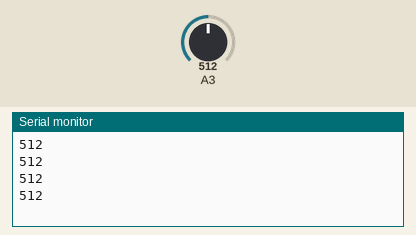
A sketch run on a simulated Arduino Uno, built with avr-gcc and run on an emulated ATmega328P. Shown: the last lines printed to the serial monitor. The inputs (shaded band) are chosen by the test bench; at power-on: A3 = 512.

Above: at 1.2 s.
1.3 s: A3 set to 716
At 1.71 s:
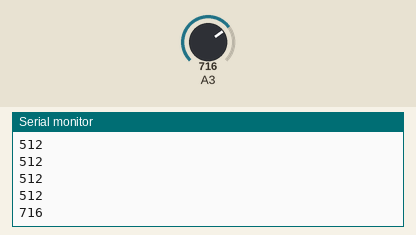
2.8 s: A3 set to 900
At 2.91 s:
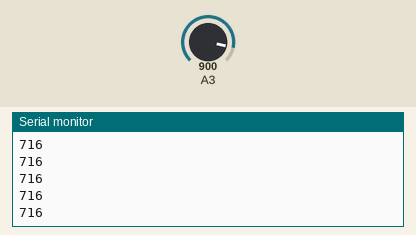
Timing chart, 0 to 5.8 s (numbered marks = the images above; inputs shaded):
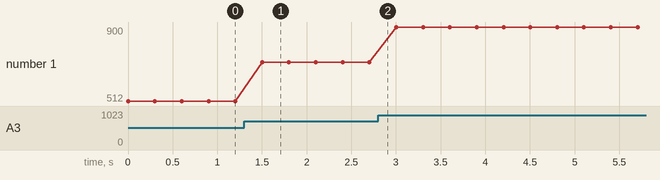

The sketch:

sensor_value.ino
```cpp
int sensor_value;

void setup() {
  // put your setup code here, to run once:
  pinMode(A3, INPUT);
  Serial.begin(9600);
}

void loop() {
  // put your main code here, to run repeatedly:
  int sensor_value = analogRead(A3);
  Serial.println(sensor_value);
  delay(300);
}
```

Measured:
- after the input at 1.3 s, the serial monitor: prints a new line after 0.20 s (image 1)
- plotted number 1: 512 → 716 after the input at 1.3 s, 716 → 900 after the input at 2.8 s
